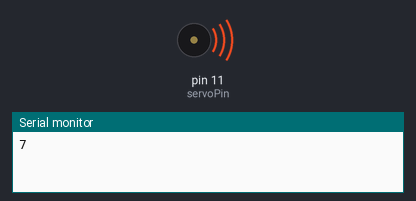
Recording of a sketch running on a simulated Arduino Uno, built with avr-gcc and run on an emulated ATmega328P. Shown: buzzer (waves = sounding), the last lines printed to the serial monitor. Random numbers use the default seed unless the sketch sets one.

Above: at 0.1 s.
At 38.94 s:
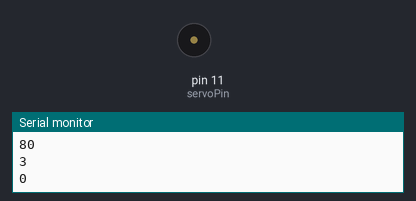
Timing chart, 0 to 40.0 s (numbered marks = the images above):
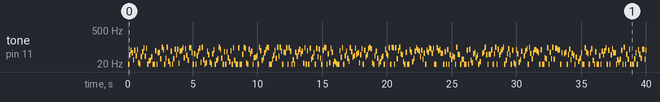

The sketch:

sketch_nov30d.ino
```cpp
// Include the Servo library
#include <Servo.h>
// Declare the Servo pin
int servoPin = 11;
// Create a servo object
Servo Servo1;
void setup() {
   // We need to attach the servo to the used pin number
   Serial.begin(9600);
}
int val;
void loop(){

  val = random(100);
  tone(11,val);
  Serial.println(val);
    delay(100);
  }
```

Measured:
- by itself, tone on pin 11 (servoPin): plays 7 Hz for 0.10 s, 49 Hz for 0.10 s, 73 Hz for 0.10 s, 58 Hz for 0.10 s, 30 Hz for 0.10 s, 72 Hz for 0.10 s … (392 notes in this stretch)
